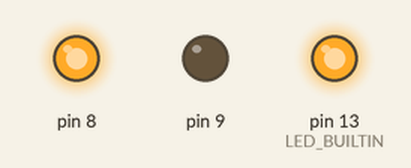
Simulated run of this sketch. Board: Arduino Uno, built with avr-gcc and run on an emulated ATmega328P. Shown: output pins drawn as LEDs (lit = HIGH).

Above: at 0.43 s.
At 1.81 s:
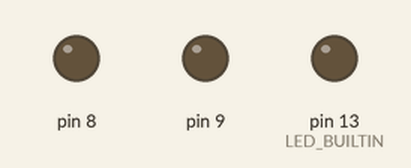
Timing chart, 0 to 3.0 s (numbered marks = the images above):
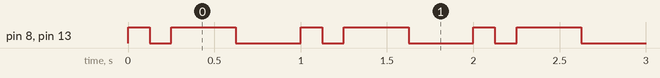

The sketch:

pump_60_bpm.ino
```cpp
void setup() {
  pinMode(LED_BUILTIN, OUTPUT);
  pinMode(9,OUTPUT);
  pinMode(8,OUTPUT);
}
void loop() {
  digitalWrite(8, HIGH);
  digitalWrite(9, LOW);
  digitalWrite(LED_BUILTIN, HIGH);
  delay(125);
  digitalWrite(LED_BUILTIN, LOW);
  digitalWrite(8, LOW);
  delay(125);
  digitalWrite(8, HIGH);
  digitalWrite(9, LOW);
  digitalWrite(LED_BUILTIN, HIGH);
  delay(375);
  digitalWrite(LED_BUILTIN, LOW);
   digitalWrite(8, LOW);
  delay(375);

}
```

Measured:
- by itself, pin 8, pin 13 (LED_BUILTIN): repeats every 1.0 s: LOW 0.13 s, HIGH 0.38 s, LOW 0.38 s, HIGH 0.13 s
- by itself, everything shown: repeats every 1.0 s, in 4 steps
